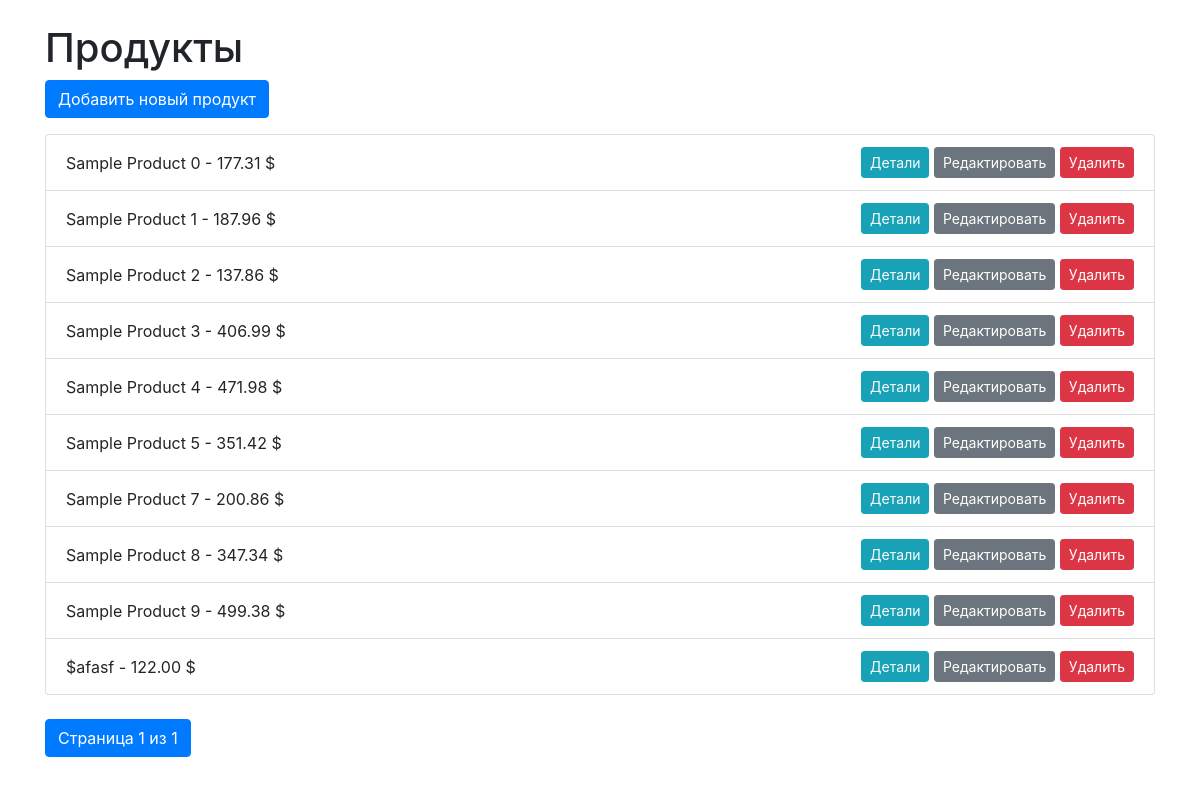
/products/, run on an earlier commit of the app's database.
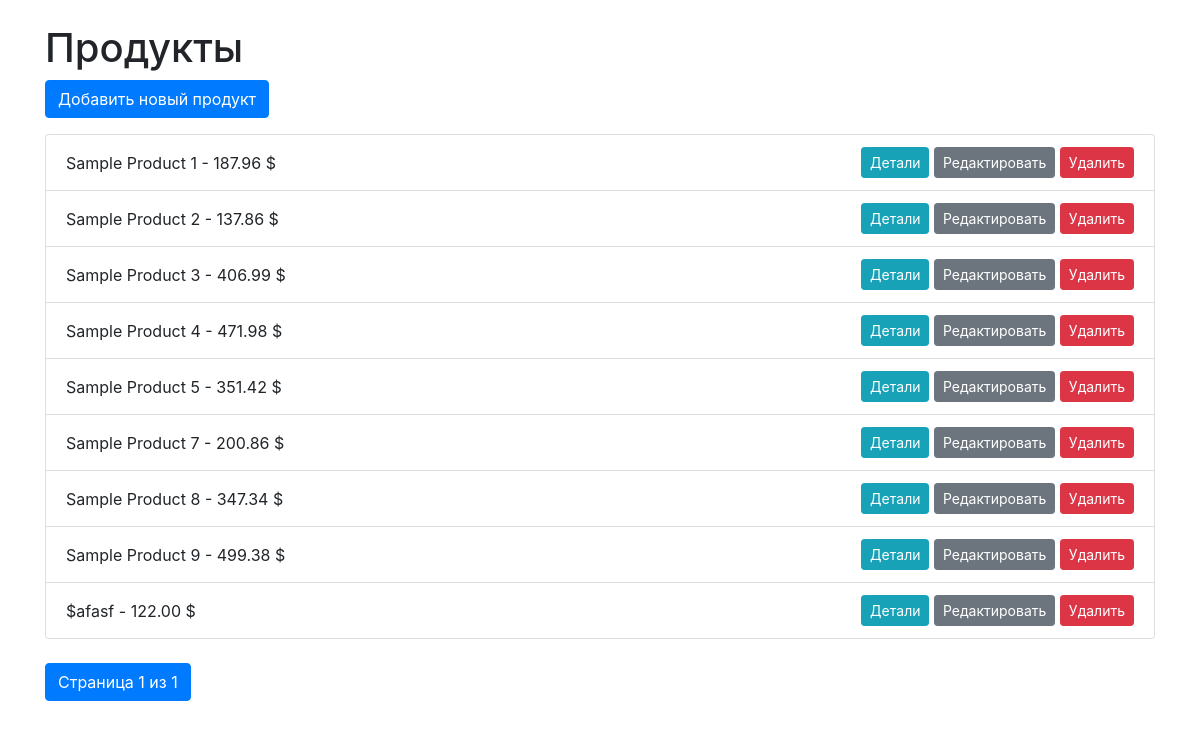
And on a later commit of the database.
### business/models.py (models this page shows, shortened)
class Product(models.Model):
    business = models.ForeignKey(Business, on_delete=models.CASCADE)
    name = models.CharField(max_length=100)
    category = models.ForeignKey(Category, on_delete=models.CASCADE)
    supplier = models.ForeignKey(Supplier, on_delete=models.CASCADE)
    price = models.DecimalField(max_digits=10, decimal_places=2)
    in_stock = models.BooleanField(default=True)

### business/views.py (the view)
# urls.py: path('products/', views.ProductList.as_view(), name='product-list'),
class ProductList(ListView):
    model = Product
    context_object_name = 'products'
    template_name = 'products/product_list.html'  # Убедитесь, что у вас правильно указан путь к шаблону
    paginate_by = 10  # Количество элементов на странице
    def get_context_data(self, **kwargs):
        context = super().get_context_data(**kwargs)
        paginator = Paginator(self.get_queryset(), self.paginate_by)
        page = self.request.GET.get('page')
        try:
            products = paginator.page(page)
        except PageNotAnInteger:
            products = paginator.page(1)
        except EmptyPage:
            products = paginator.page(paginator.num_pages)
        context['products'] = products
        return context

### business/templates/business/product_list.html (shortened to what this page needs)
<!DOCTYPE html>
<html lang="en">
<head>
    <link href="https://stackpath.bootstrapcdn.com/bootstrap/4.5.2/css/bootstrap.min.css" rel="stylesheet">
</head>
<body>
    <div class="container mt-4">
        <h1>Продукты</h1>
        <a href="{% url 'product-add' %}" class="btn btn-primary mb-3">Добавить новый продукт</a>
        <ul class="list-group">
            {% for product in products %}
                <li class="list-group-item d-flex justify-content-between align-items-center">
                    {{ product.name }} - {{ product.price }} $
                    <div>
                        <a href="{% url 'product-detail' product.id %}" class="btn btn-sm btn-info">Детали</a>
                        <a href="{% url 'product-update' product.id %}" class="btn btn-sm btn-secondary">Редактировать</a>
                        <a href="{% url 'product-delete' product.id %}" class="btn btn-sm btn-danger" onclick="return confirm('Вы уверены, что хотите удалить этот продукт?');">Удалить</a>
                    </div>
                </li>
            {% endfor %}
        </ul>
        <nav aria-label="Page navigation example" class="mt-4">
            <ul class="pagination">
                <li class="page-item active"><a class="page-link" href="#">Страница {{ products.number }} из {{ products.paginator.num_pages }}</a></li>
            </ul>
        </nav>
    </div>
</body>
</html>

What changed in the data, as far as the page shows it:
removed Product: name "Sample Product 0", price "177.31"
